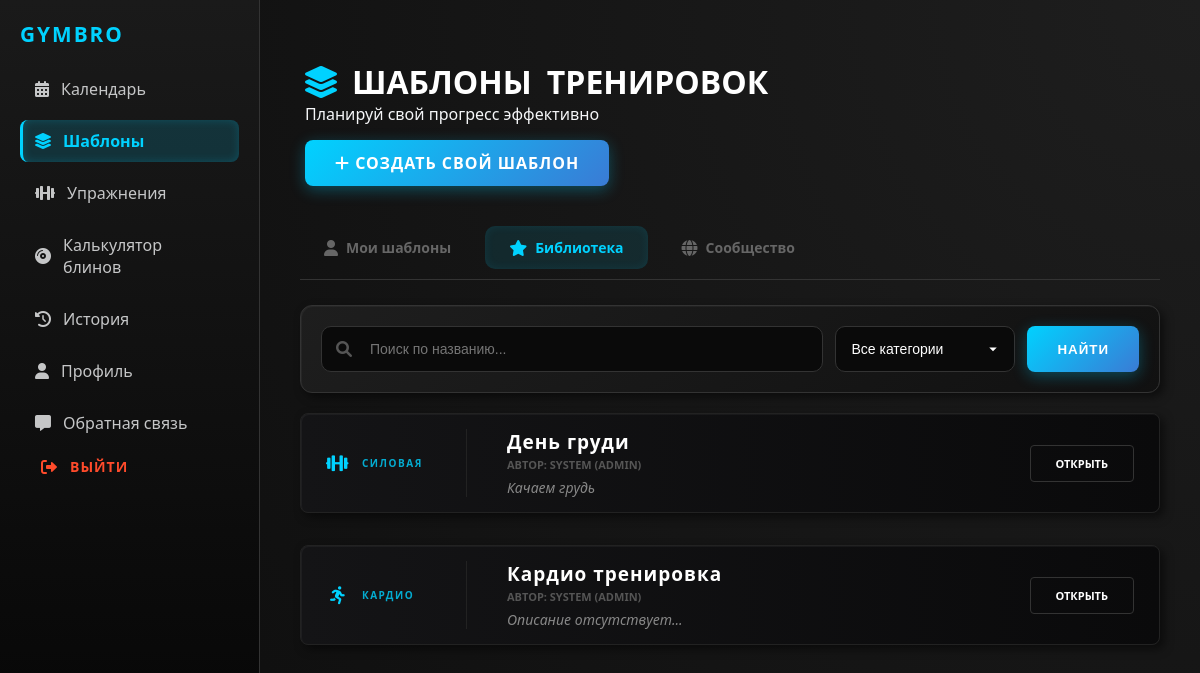
Screenshot of /web/templates?view=app with the database file from the repository.
### tables this page shows
CREATE TABLE workout_templates (
    id INTEGER PRIMARY KEY,
    user_id INTEGER,
    name TEXT NOT NULL,
    description TEXT,
    category TEXT,
    is_public INTEGER NOT NULL DEFAULT 0,
    FOREIGN KEY (user_id) REFERENCES users(id) ON DELETE CASCADE
);

CREATE TABLE users (
    id INTEGER PRIMARY KEY,
    username TEXT UNIQUE NOT NULL,
    password_hash TEXT NOT NULL,
    name TEXT,
    created_date TEXT NOT NULL DEFAULT (datetime('now')),
    current_streak INTEGER NOT NULL DEFAULT 0,
    last_workout_date TEXT
, avatar_url TEXT DEFAULT '/static/images/default-avatar.png', weekly_goal INTEGER DEFAULT 3);

### backend/main.py (the view)
@app.get("/web/templates", response_class=HTMLResponse, tags=["Web UI"])
async def get_templates_page(
    request: Request,
    search: str = Query(None),
    category: str = Query(None),
    view: str = Query("my")
):
    current_user_id = int(request.cookies.get("user_id", 0))
    conn = get_db_connection()
    cur = conn.cursor()
    if view == "app":
        condition = "wt.user_id = 1"
    elif view == "community":
        condition = f"wt.is_public = 1 AND wt.user_id != 1"
    else:
        condition = f"wt.user_id = {current_user_id}"
    query = f"SELECT wt.*, u.username as author_name FROM workout_templates wt LEFT JOIN users u ON wt.user_id = u.id WHERE {condition}"
    params = []
    if search:
        query += " AND LOWER(wt.name) LIKE LOWER(?)"
        params.append(f"%{search}%")
    if category and category != "Все":
        query += " AND wt.category = ?"
        params.append(category)
    cur.execute(query, params)
    templates_list = cur.fetchall()
    conn.close()
    return templates.TemplateResponse(
        request=request,
        name="templates_catalog.html",
        context={
            "templates": templates_list,
            "search_query": search,
            "selected_category": category,
            "current_view": view,
            "categories": ["Силовая", "Кардио", "Растяжка", "Йога"]
        }
    )

### frontend/templates/templates_catalog.html (shortened to what this page needs)
{% extends "base.html" %}
{% block content %}
<div class="catalog-header-box">
    <div class="title-section">
        <h1><i class="fas fa-layer-group"></i> ШАБЛОНЫ <span>ТРЕНИРОВОК</span></h1>
        <p class="subtitle">Планируй свой прогресс эффективно</p>
    </div>
    <a href="/web/templates/create" class="btn-jump create-template-btn">
        <i class="fas fa-plus"></i> Создать свой шаблон
    </a>
</div>
<div class="templates-tabs">
    <a href="/web/templates?view=my" class="tab-item {% if current_view == 'my' %}active{% endif %}">
        <i class="fas fa-user"></i> Мои шаблоны
    </a>
    <a href="/web/templates?view=app" class="tab-item {% if current_view == 'app' %}active{% endif %}">
        <i class="fas fa-star"></i> Библиотека
    </a>
    <a href="/web/templates?view=community" class="tab-item {% if current_view == 'community' %}active{% endif %}">
        <i class="fas fa-globe"></i> Сообщество
    </a>
</div>
<div class="search-section card-metallic">
    <form action="/web/templates" method="get" class="search-form-group">
        <div class="search-input-container">
            <i class="fas fa-search search-icon"></i>
            <input type="text" name="search" class="search-input" placeholder="Поиск по названию..." value="{{ search_query or '' }}">
        </div>
        <select name="category" class="category-select-styled">
            <option value="Все">Все категории</option>
        </select>
        <button type="submit" class="btn-jump">Найти</button>
    </form>
</div>
<div class="templates-grid">
    {% for t in templates %}
    <div class="template-card card-metallic">
        <div class="template-badge">
            {% if t.category == 'Силовая' %}
                <i class="fas fa-dumbbell"></i>
            {% elif t.category == 'Кардио' %}
                <i class="fas fa-running"></i>
            {% elif t.category == 'Растяжка' %}
                <i class="fas fa-child"></i>
            {% elif t.category == 'Йога' %}
                <i class="fas fa-spa"></i>
            {% else %}
                <i class="fas fa-fire"></i>
            {% endif %}
            <span>{{ t.category }}</span>
        </div>
        <div class="template-info">
            <h3>{{ t.name }}</h3>
            <p class="author">
                {% if current_view == 'my' %}Вы автор{% else %}Автор: {{ t.author_name or 'System' }}{% endif %}
            </p>
            <p class="desc">{{ t.description or 'Описание отсутствует...' }}</p>
        </div>
        <div class="template-footer">
            <a href="/web/templates/{{ t.id }}" class="btn-details-outline">Открыть</a>
        </div>
    </div>
    {% else %}
    <div class="empty-state">
        <i class="fas fa-folder-open"></i>
    </div>
    {% endfor %}
</div>
{% endblock %}

### rows the page displays
workout_templates: category "СИЛОВАЯ", name "День груди", username "SYSTEM (ADMIN)", description "Качаем грудь"
workout_templates: category "КАРДИО", name "Кардио тренировка", username "SYSTEM (ADMIN)", description "Описание отсутствует..."
